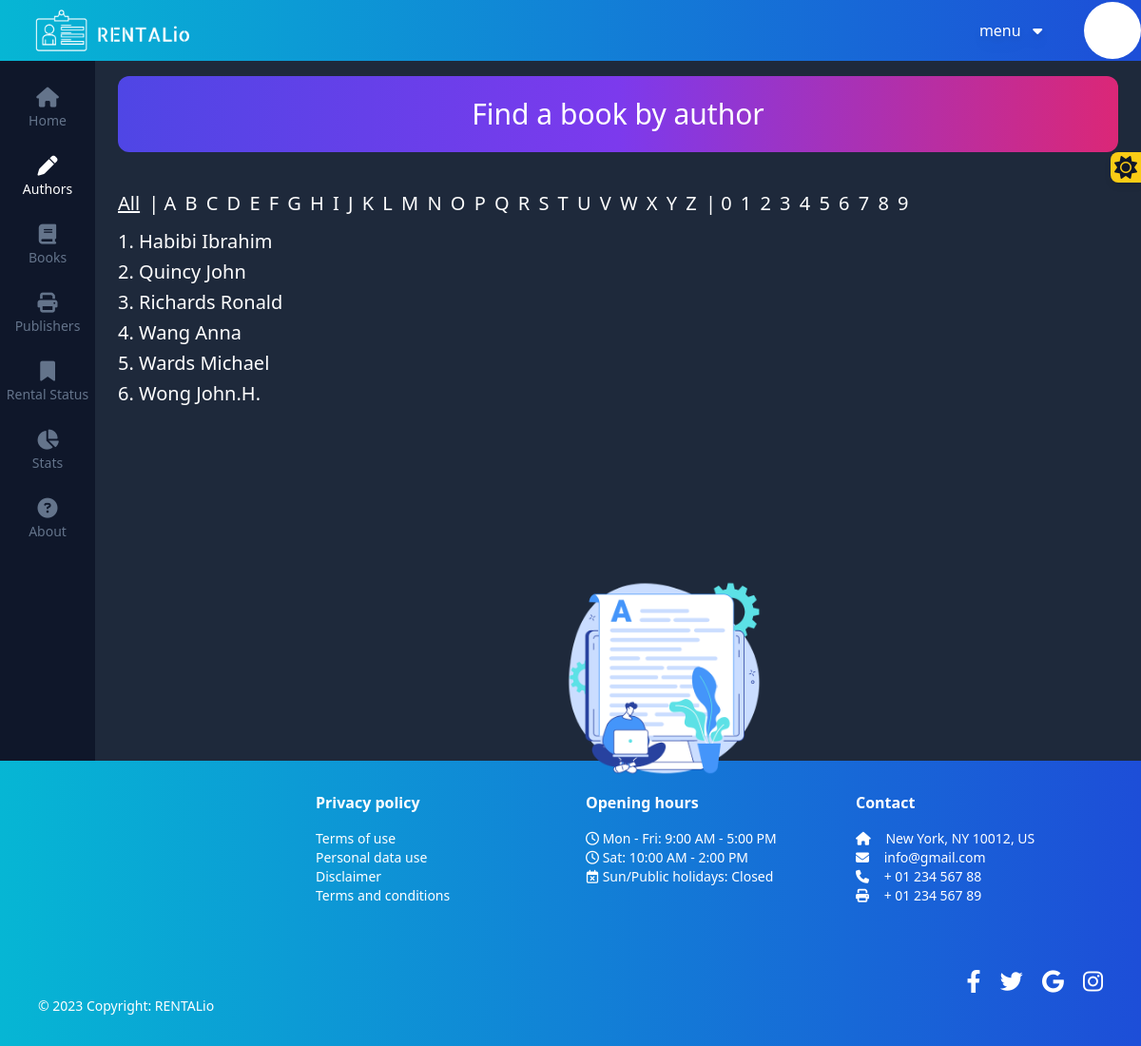
/authors/all/ (signed in), run on the app's committed database.
### authors/models.py (models this page shows, shortened)
class Author(models.Model):
    name = models.CharField(max_length=300)
    birth_year = models.PositiveIntegerField(null=True, blank=True)
    def get_absolute_url(self):
        return reverse('authors:details', args=[self.name])

### authors/views.py (the view)
# urls.py: path('', AuthorsListView.as_view(), {'letter': None}, name='main'),
class AuthorsListView(LoginRequiredMixin, ListView):
    model = Author
    template_name = 'authors/main.html'
    def get_queryset(self):
        parameter = self.kwargs.get('letter') or 'A'
        if parameter == "all":
            return Author.objects.all().order_by('name')
        elif parameter.isdigit():
            return Author.objects.filter(name__startswith=parameter)
        else:
            return Author.objects.filter(name__istartswith=parameter)
    def get_context_data(self, **kwargs):
        context = super().get_context_data(**kwargs)
        letters = list(string.ascii_uppercase)
        numbers = [str(i) for i in range(10)]
        context['letters'] = letters
        context['numbers'] = numbers
        context['selected_letter'] = self.kwargs.get('letter')
        context['form'] = SearchAuthorForm()
        return context

### authors/templates/authors/main.html (shortened to what this page needs)
{% extends 'base.html' %}
{% load static %}
{% load widget_tweaks %}
{% block content %}
    {% include 'components/book list header.html' with title="Find a book by author"  %}
<div class="text-xl text-black dark:text-white">
    <a href="{% url 'authors:main' 'all' %}" class="{% if 'all' == selected_letter %}underline{% endif %}" style="margin-right: 4px;">All</a>
 |
{% for letter in letters %}
    <a href="{% url 'authors:main' letter|lower %}" class="{% if letter == selected_letter|upper %}underline{% endif %}" style="margin-right: 4px;">{{ letter }}</a>
{% endfor %}
 |
    {% for num in "0123456789" %}
    <a href="{% url 'authors:main' num %}" class="{% if num == selected_letter %}underline{% endif %}" style="margin-right: 4px;">{{ num }}</a>
{% endfor %}
</div>
<div class="text-xl text-gray-600 dark:text-white mt-3">
{% if object_list %}
    <ul>
        {% for author in object_list %}
            <li class="mb-1"><a href="{{ author.get_absolute_url }}">{{ forloop.counter }}. {{ author.name }} </a></li>
        {% endfor %}
    </ul>
{% endif %}
</div>
    <div style="position: absolute; left: 60%;top: 48%; transform: translateX(-50%); width: 48%; text-align: center;height: 20%;">
    <img src="{% static 'images/mainauthor1.png' %}" alt="Homepage photo">
</div>
{% endblock content %}

### data on the page
Author: name "Habibi Ibrahim"
Author: name "Quincy John"
Author: name "Richards Ronald"
Author: name "Wang Anna"
Author: name "Wards Michael"
Author: name "Wong John.H."

### other printed values
{{ title }} "Find a book by author"
{{ letter }} "A" "B" "C" "D" "E" "F" "G" "H" "I" "J" "K" "L" "M" "N" "O" "P" "Q" "R" "S" "T" "U" "V" "W" "X" "Y" "Z"
{{ num }} "0" "1" "2" "3" "4" "5" "6" "7" "8" "9"
